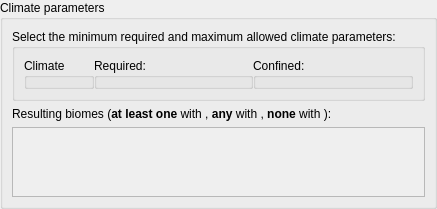
         <widget class="QWidget" name="pageClimates">
          <layout class="QGridLayout" name="gridLayout_8">
           <property name="leftMargin">
            <number>0</number>
           </property>
           <property name="topMargin">
            <number>0</number>
           </property>
           <property name="rightMargin">
            <number>0</number>
           </property>
           <property name="bottomMargin">
            <number>0</number>
           </property>
           <property name="spacing">
            <number>0</number>
           </property>
           <item row="0" column="0">
            <widget class="QGroupBox" name="groupBox">
             <property name="title">
              <string>Climate parameters</string>
             </property>
             <layout class="QGridLayout" name="gridLayout_15">
              <item row="0" column="0">
               <widget class="QGroupBox" name="groupBox_2">
                <property name="title">
                 <string>Select the minimum required and maximum allowed climate parameters:</string>
                </property>
                <layout class="QGridLayout" name="gridLayout_6">
                 <property name="spacing">
                  <number>0</number>
                 </property>
                 <item row="0" column="1" colspan="3">
                  <widget class="QGroupBox" name="groupBox_3">
                   <property name="toolTip">
                    <string>&lt;html&gt;&lt;head/&gt;&lt;body&gt;&lt;p&gt;The climate has to enter the required range&lt;/p&gt;&lt;p&gt;With the &lt;span style=&quot; font-style:italic;&quot;&gt;complete&lt;/span&gt; modifier, the entire range must be covered&lt;/p&gt;&lt;/body&gt;&lt;/html&gt;</string>
                   </property>
                   <property name="title">
                    <string>Required:</string>
                   </property>
                   <layout class="QGridLayout" name="gridLayout_11">
                    <property name="leftMargin">
                     <number>0</number>
                    </property>
                    <property name="topMargin">
                     <number>8</number>
                    </property>
                    <property name="rightMargin">
                     <number>0</number>
                    </property>
                    <property name="bottomMargin">
                     <number>0</number>
                    </property>
                    <item row="0" column="0">
                     <layout class="QGridLayout" name="gridNoiseRequired">
                      <property name="spacing">
                       <number>0</number>
                      </property>
                     </layout>
                    </item>
                   </layout>
                  </widget>
                 </item>
                 <item row="0" column="0">
                  <widget class="QGroupBox" name="groupBox_4">
                   <property name="title">
                    <string>Climate</string>
                   </property>
                   <layout class="QGridLayout" name="gridLayout_14">
                    <property name="leftMargin">
                     <number>0</number>
                    </property>
                    <property name="topMargin">
                     <number>8</number>
                    </property>
                    <property name="rightMargin">
                     <number>0</number>
                    </property>
                    <property name="bottomMargin">
                     <number>0</number>
                    </property>
                    <item row="0" column="0">
                     <layout class="QGridLayout" name="gridNoiseName">
                      <property name="spacing">
                       <number>0</number>
                      </property>
                     </layout>
                    </item>
                   </layout>
                  </widget>
                 </item>
                 <item row="0" column="4" colspan="3">
                  <widget class="QGroupBox" name="groupBox_9">
                   <property name="toolTip">
                    <string>&lt;html&gt;&lt;head/&gt;&lt;body&gt;&lt;p&gt;The climate must remain inside the confinement range&lt;/p&gt;&lt;/body&gt;&lt;/html&gt;</string>
                   </property>
                   <property name="title">
                    <string>Confined:</string>
                   </property>
                   <layout class="QGridLayout" name="gridLayout_12">
                    <property name="leftMargin">
                     <number>0</number>
                    </property>
                    <property name="topMargin">
                     <number>8</number>
                    </property>
                    <property name="rightMargin">
                     <number>0</number>
                    </property>
                    <property name="bottomMargin">
                     <number>0</number>
                    </property>
                    <item row="1" column="0">
                     <layout class="QGridLayout" name="gridNoiseAllowed">
                      <property name="spacing">
                       <number>0</number>
                      </property>
                     </layout>
                    </item>
                   </layout>
                  </widget>
                 </item>
                </layout>
               </widget>
              </item>
              <item row="1" column="0">
               <widget class="QLabel" name="label_10">
                <property name="text">
                 <string>&lt;html&gt;&lt;head/&gt;&lt;body&gt;&lt;p&gt;Resulting biomes (&lt;span style=&quot; font-weight:600;&quot;&gt;at least one&lt;/span&gt; with &lt;img src=&quot;:/icons/check_include.png&quot;/&gt;, &lt;span style=&quot; font-weight:600;&quot;&gt;any&lt;/span&gt; with &lt;img src=&quot;:/icons/check_unchecked.png&quot;/&gt;, &lt;span style=&quot; font-weight:600;&quot;&gt;none&lt;/span&gt; with &lt;img src=&quot;:/icons/check_exclude.png&quot;/&gt;):&lt;/p&gt;&lt;/body&gt;&lt;/html&gt;</string>
                </property>
               </widget>
              </item>
              <item row="2" column="0">
               <widget class="QScrollArea" name="scrollNoise">
                <property name="widgetResizable">
                 <bool>true</bool>
                </property>
                <widget class="QWidget" name="scrollNoiseContent">
                 <property name="sizePolicy">
                  <sizepolicy hsizetype="Expanding" vsizetype="Expanding">
                   <horstretch>0</horstretch>
                   <verstretch>0</verstretch>
                  </sizepolicy>
                 </property>
                 <layout class="QVBoxLayout" name="verticalLayout_5">
                  <property name="sizeConstraint">
                   <enum>QLayout::SetMinAndMaxSize</enum>
                  </property>
                  <item>
                   <layout class="QGridLayout" name="gridNoiseBiomes"/>
                  </item>
                 </layout>
                </widget>
               </widget>
              </item>
             </layout>
            </widget>
           </item>
          </layout>
         </widget>
